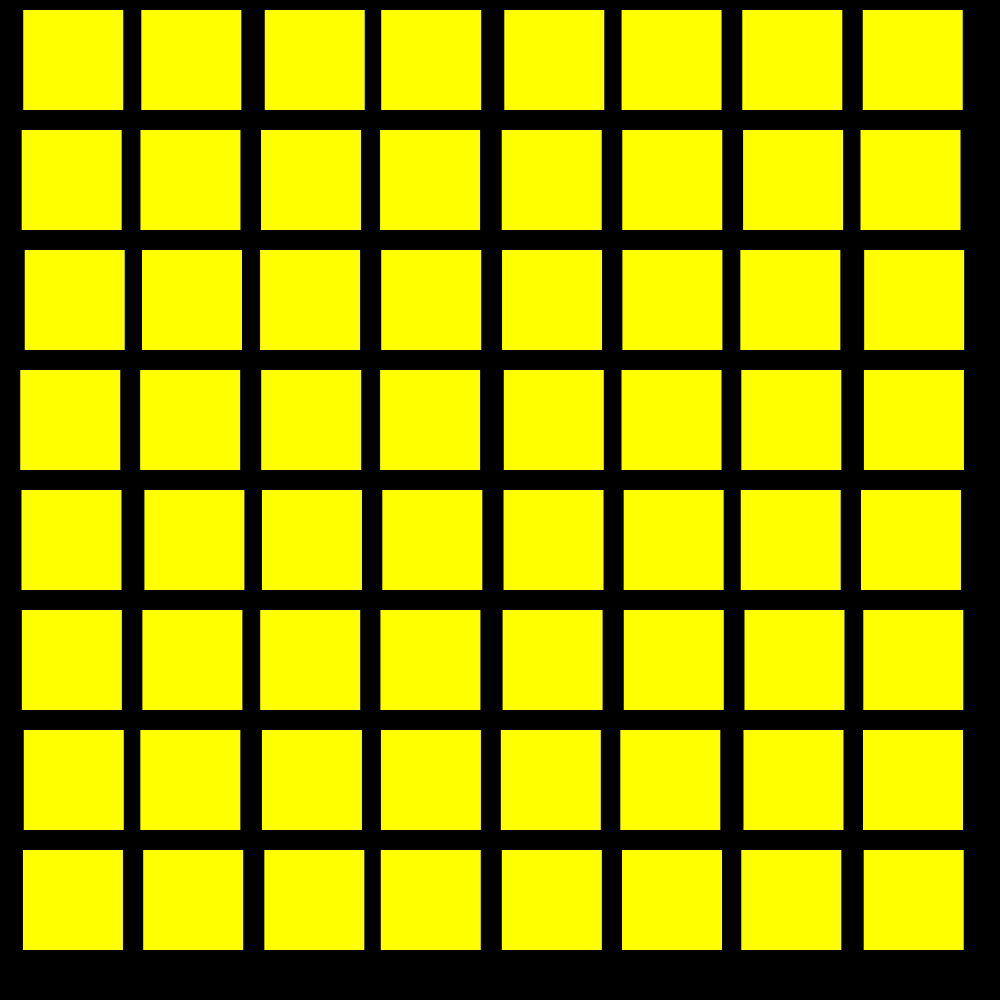
Frame 1 (no input)
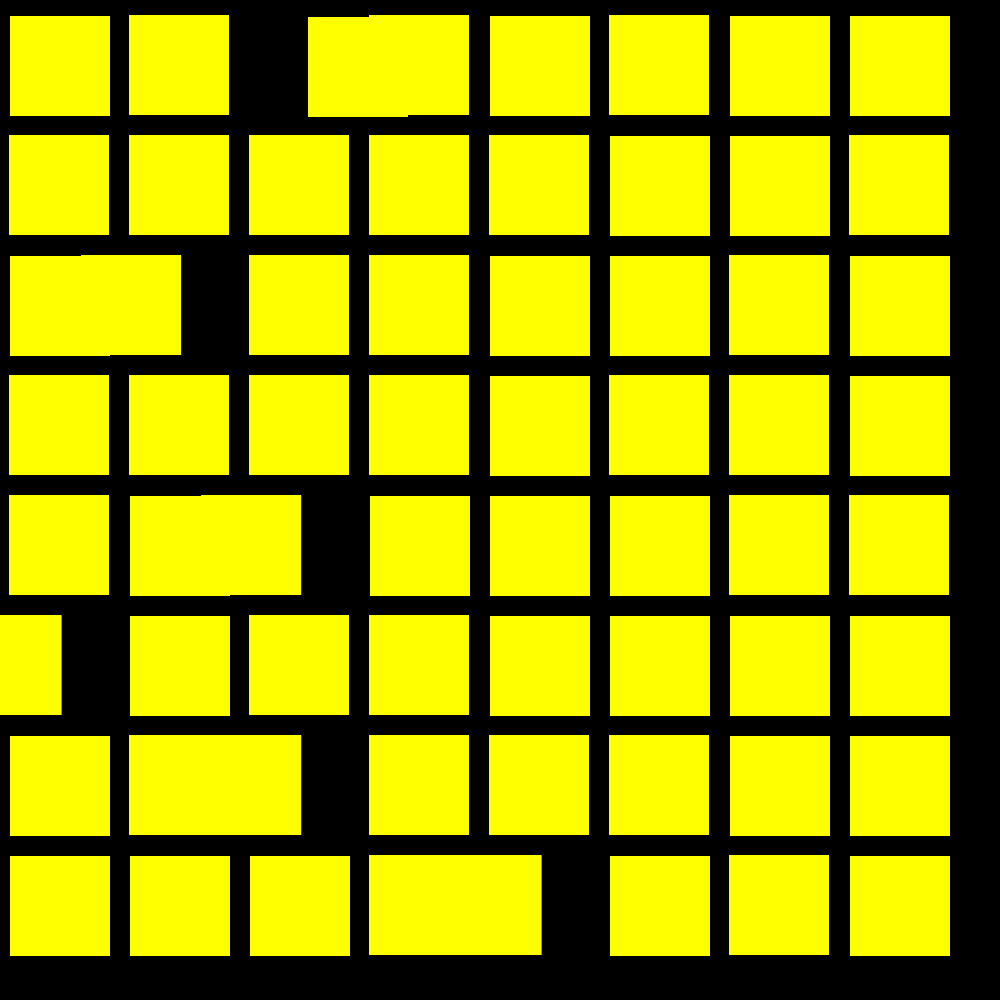
Frame 60 (the mouse pressed at the canvas centre just before this capture)
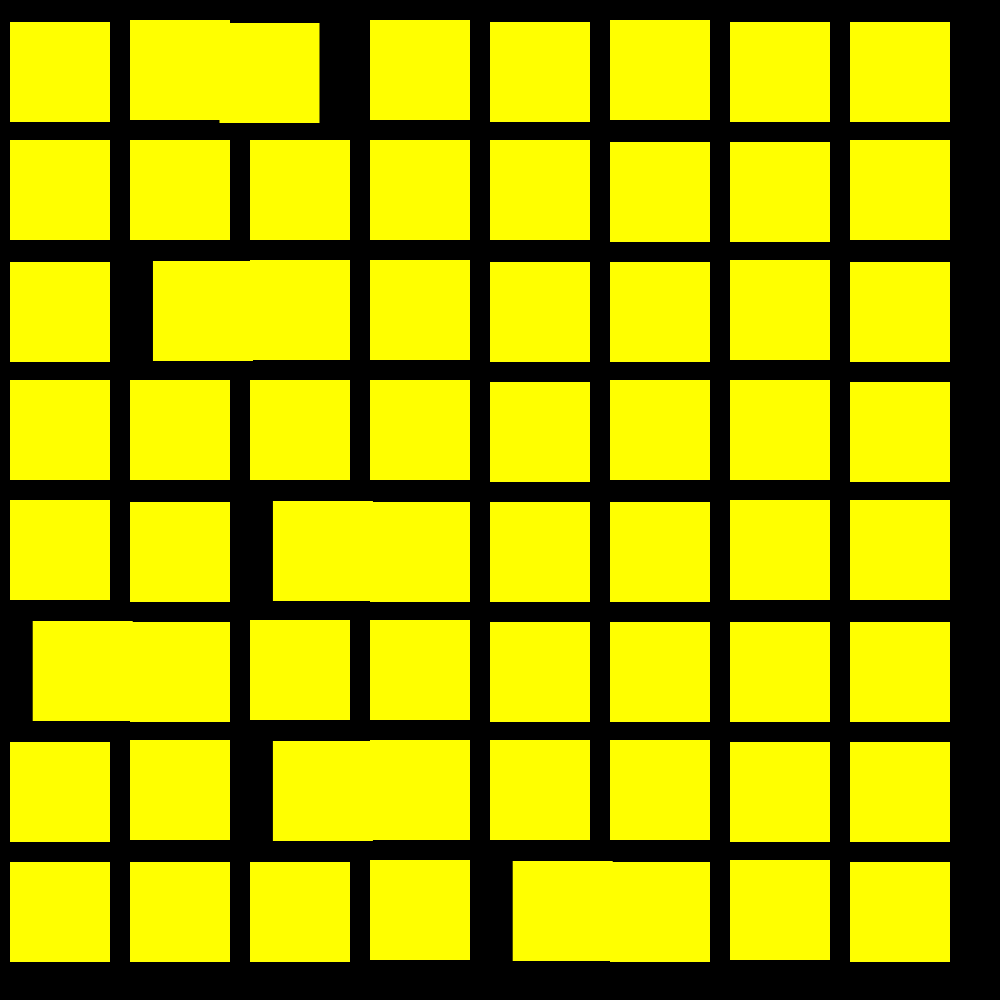
Frame 120 (the mouse held since frame 60 and released just before this capture)

The Processing sketch that drew these frames (run headless with seeded random() and noise(); from frame 60 on, the mouse is pressed at the canvas centre):

// Processing sketch: ArrayObjects
// ── ArrayObjects.pde
/**
 * Array Objects. 
 * 
 * Demonstrates the syntax for creating an array of custom objects. 
 */

int unit = 120;
int count;
Module[] mods;

void setup() {
  size(1000, 1000);
  noStroke();
  int wideCount = width / unit;
  int highCount = height / unit;
  count = wideCount * highCount;
  mods = new Module[count];

  int index = 0;
  for (int y = 0; y < highCount; y++) {
    for (int x = 0; x < wideCount; x++) {
      mods[index++] = new Module(x*unit, y*unit, unit/2, unit/2, random(10, 15), unit);
    }
  }
}

void draw() {
  background(0);
  for (Module mod : mods) {
    mod.update();
    mod.display();
  }
}

// ── Module.pde
class Module {
  int xOffset;
  int yOffset;
  float x, y;
  int unit;
  int xDirection = 1 ;
  int yDirection = 1;
  float speed; 
  
  // Contructor
  Module(int xOffsetTemp, int yOffsetTemp, int xTemp, int yTemp, float speedTemp, int tempUnit) {
    xOffset = xOffsetTemp;
    yOffset = yOffsetTemp;
    x = xTemp;
    y = yTemp;
    speed = speedTemp;
    unit = tempUnit;
  }
  
  // Custom method for updating the variables
  void update() {
    x = x + (speed * xDirection);
    if (x >= unit || x <= 0) {
      xDirection *= -1;
      x = x + (1 * xDirection);
      y = y + (1 * yDirection);
    }
    if (y >= unit || y <= 0) {
      yDirection *= -1;
      x = x + (1 * xDirection);
      y = y + (1 * yDirection);
    }
  }
  
  // Custom method for drawing the object
  void display() {
    rectMode(RADIUS);
    fill(255,255,0);
    rect(xOffset + x, yOffset + y, 50, 50);
  }
}
